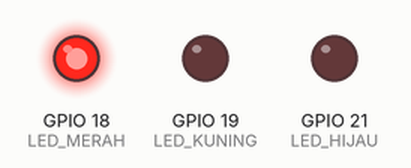
Recording of a sketch running on a simulated ESP32. Parts: output pins drawn as LEDs (lit = HIGH).

Above: at 2.5 s.
At 6.0 s:
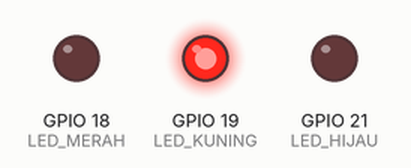
At 9.5 s:
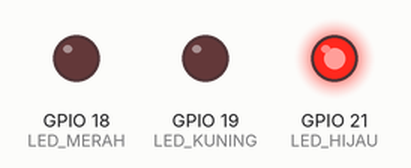
Timing chart, 0 to 15.6 s (numbered marks = the images above):
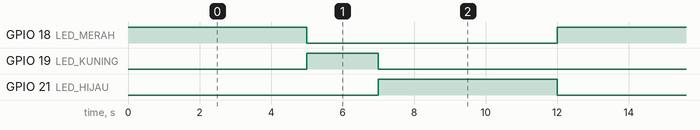

Measured:
- by itself, GPIO 18 (LED_MERAH), GPIO 21 (LED_HIJAU): alternates HIGH for 5.0 s and LOW for 7.0 s
- by itself, GPIO 19 (LED_KUNING): alternates HIGH for 2.0 s and LOW for 10.0 s
- by itself, everything shown: repeats every 12.0 s, in 3 steps

The sketch:

sketch.ino
```cpp
const int LED_MERAH  = 18;
const int LED_KUNING = 19;
const int LED_HIJAU  = 21;

void setup() {
  pinMode(LED_MERAH, OUTPUT);
  pinMode(LED_KUNING, OUTPUT);
  pinMode(LED_HIJAU, OUTPUT);
}

void loop() {
  digitalWrite(LED_MERAH, HIGH);
  digitalWrite(LED_KUNING, LOW);
  digitalWrite(LED_HIJAU, LOW);
  delay(5000);

  digitalWrite(LED_MERAH, LOW);
  digitalWrite(LED_KUNING, HIGH);
  digitalWrite(LED_HIJAU, LOW);
  delay(2000);

  digitalWrite(LED_MERAH, LOW);
  digitalWrite(LED_KUNING, LOW);
  digitalWrite(LED_HIJAU, HIGH);
  delay(5000);
}
```
